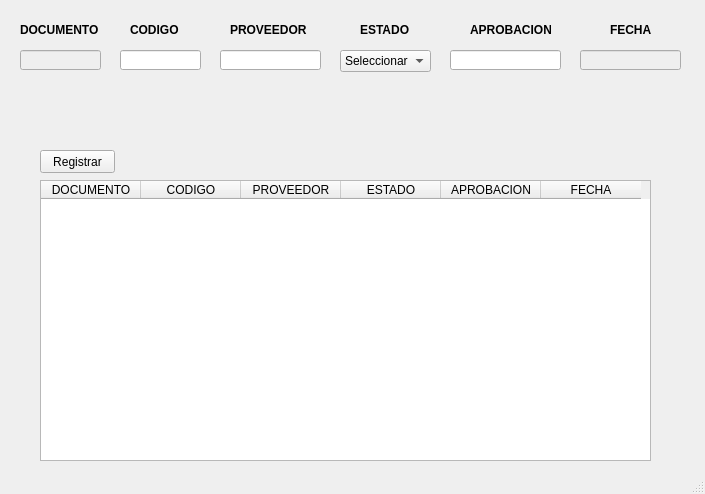
<?xml version="1.0" encoding="UTF-8"?>
<ui version="4.0">
 <class>MainWindow</class>
 <widget class="QMainWindow" name="MainWindow">
  <property name="geometry">
   <rect>
    <x>0</x>
    <y>0</y>
    <width>705</width>
    <height>494</height>
   </rect>
  </property>
  <property name="windowTitle">
   <string>Registro de Cotizaciones de Compras</string>
  </property>
  <widget class="QWidget" name="centralwidget">
   <widget class="QLabel" name="label">
    <property name="geometry">
     <rect>
      <x>20</x>
      <y>20</y>
      <width>81</width>
      <height>21</height>
     </rect>
    </property>
    <property name="text">
     <string>&lt;html&gt;&lt;head/&gt;&lt;body&gt;&lt;p&gt;&lt;span style=&quot; font-size:9pt; font-weight:600;&quot;&gt;DOCUMENTO&lt;/span&gt;&lt;/p&gt;&lt;/body&gt;&lt;/html&gt;</string>
    </property>
   </widget>
   <widget class="QLabel" name="label_2">
    <property name="geometry">
     <rect>
      <x>130</x>
      <y>20</y>
      <width>51</width>
      <height>21</height>
     </rect>
    </property>
    <property name="text">
     <string>&lt;html&gt;&lt;head/&gt;&lt;body&gt;&lt;p&gt;&lt;span style=&quot; font-size:9pt; font-weight:600;&quot;&gt;CODIGO&lt;/span&gt;&lt;/p&gt;&lt;/body&gt;&lt;/html&gt;</string>
    </property>
   </widget>
   <widget class="QLabel" name="label_3">
    <property name="geometry">
     <rect>
      <x>230</x>
      <y>20</y>
      <width>81</width>
      <height>21</height>
     </rect>
    </property>
    <property name="text">
     <string>&lt;html&gt;&lt;head/&gt;&lt;body&gt;&lt;p&gt;&lt;span style=&quot; font-size:9pt; font-weight:600;&quot;&gt;PROVEEDOR&lt;/span&gt;&lt;/p&gt;&lt;/body&gt;&lt;/html&gt;</string>
    </property>
   </widget>
   <widget class="QLabel" name="label_4">
    <property name="geometry">
     <rect>
      <x>360</x>
      <y>20</y>
      <width>51</width>
      <height>21</height>
     </rect>
    </property>
    <property name="text">
     <string>&lt;html&gt;&lt;head/&gt;&lt;body&gt;&lt;p&gt;&lt;span style=&quot; font-size:9pt; font-weight:600;&quot;&gt;ESTADO&lt;/span&gt;&lt;/p&gt;&lt;/body&gt;&lt;/html&gt;</string>
    </property>
   </widget>
   <widget class="QLabel" name="label_5">
    <property name="geometry">
     <rect>
      <x>610</x>
      <y>20</y>
      <width>41</width>
      <height>21</height>
     </rect>
    </property>
    <property name="text">
     <string>&lt;html&gt;&lt;head/&gt;&lt;body&gt;&lt;p&gt;&lt;span style=&quot; font-size:9pt; font-weight:600;&quot;&gt;FECHA&lt;/span&gt;&lt;/p&gt;&lt;/body&gt;&lt;/html&gt;</string>
    </property>
   </widget>
   <widget class="QLabel" name="label_6">
    <property name="geometry">
     <rect>
      <x>470</x>
      <y>20</y>
      <width>81</width>
      <height>21</height>
     </rect>
    </property>
    <property name="text">
     <string>&lt;html&gt;&lt;head/&gt;&lt;body&gt;&lt;p&gt;&lt;span style=&quot; font-size:9pt; font-weight:600;&quot;&gt;APROBACION&lt;/span&gt;&lt;/p&gt;&lt;/body&gt;&lt;/html&gt;</string>
    </property>
   </widget>
   <widget class="QTableWidget" name="tableWidget">
    <property name="geometry">
     <rect>
      <x>40</x>
      <y>180</y>
      <width>611</width>
      <height>281</height>
     </rect>
    </property>
    <column>
     <property name="text">
      <string>DOCUMENTO</string>
     </property>
    </column>
    <column>
     <property name="text">
      <string>CODIGO</string>
     </property>
    </column>
    <column>
     <property name="text">
      <string>PROVEEDOR</string>
     </property>
    </column>
    <column>
     <property name="text">
      <string>ESTADO</string>
     </property>
    </column>
    <column>
     <property name="text">
      <string>APROBACION</string>
     </property>
    </column>
    <column>
     <property name="text">
      <string>FECHA</string>
     </property>
    </column>
   </widget>
   <widget class="QLineEdit" name="lineEdit">
    <property name="enabled">
     <bool>false</bool>
    </property>
    <property name="geometry">
     <rect>
      <x>20</x>
      <y>50</y>
      <width>81</width>
      <height>20</height>
     </rect>
    </property>
   </widget>
   <widget class="QLineEdit" name="lineEdit_2">
    <property name="geometry">
     <rect>
      <x>120</x>
      <y>50</y>
      <width>81</width>
      <height>20</height>
     </rect>
    </property>
   </widget>
   <widget class="QLineEdit" name="lineEdit_3">
    <property name="geometry">
     <rect>
      <x>220</x>
      <y>50</y>
      <width>101</width>
      <height>20</height>
     </rect>
    </property>
   </widget>
   <widget class="QLineEdit" name="lineEdit_5">
    <property name="geometry">
     <rect>
      <x>450</x>
      <y>50</y>
      <width>111</width>
      <height>20</height>
     </rect>
    </property>
   </widget>
   <widget class="QLineEdit" name="lineEdit_6">
    <property name="enabled">
     <bool>false</bool>
    </property>
    <property name="geometry">
     <rect>
      <x>580</x>
      <y>50</y>
      <width>101</width>
      <height>20</height>
     </rect>
    </property>
   </widget>
   <widget class="QComboBox" name="comboBox">
    <property name="geometry">
     <rect>
      <x>340</x>
      <y>50</y>
      <width>91</width>
      <height>22</height>
     </rect>
    </property>
    <item>
     <property name="text">
      <string>Seleccionar</string>
     </property>
    </item>
   </widget>
   <widget class="QPushButton" name="pushButton">
    <property name="geometry">
     <rect>
      <x>40</x>
      <y>150</y>
      <width>75</width>
      <height>23</height>
     </rect>
    </property>
    <property name="text">
     <string>Registrar</string>
    </property>
   </widget>
  </widget>
  <widget class="QMenuBar" name="menubar">
   <property name="geometry">
    <rect>
     <x>0</x>
     <y>0</y>
     <width>705</width>
     <height>21</height>
    </rect>
   </property>
  </widget>
  <widget class="QStatusBar" name="statusbar"/>
 </widget>
 <resources/>
 <connections/>
</ui>
